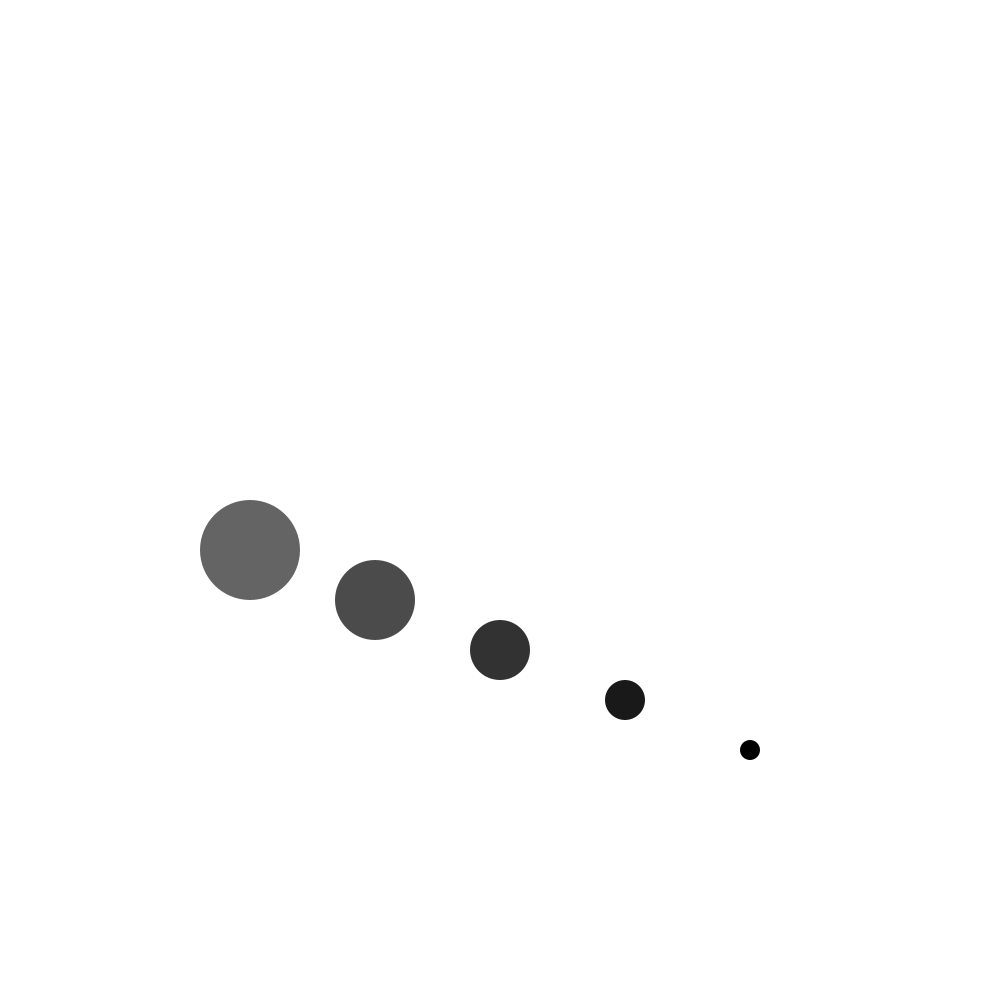
Frame 1 (no input)
Frame 60 (the mouse pressed at the canvas centre just before this capture): identical to frame 1, image omitted
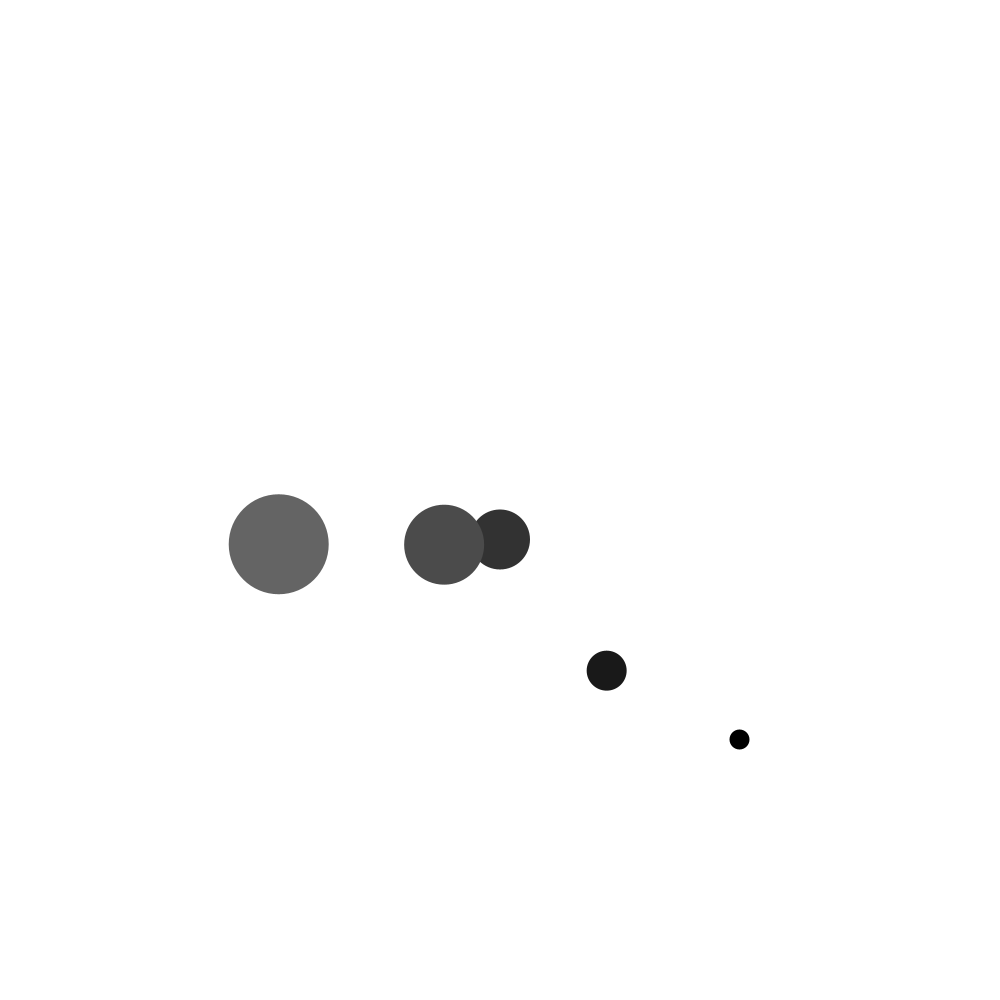
Frame 120 (the mouse held since frame 60 and released just before this capture)

The Processing sketch that drew these frames (run headless with seeded random() and noise(); from frame 60 on, the mouse is pressed at the canvas centre):

// Processing sketch: simpleGravity
// ── simpleGravity.pde
float[] objectA = {750, 750, 0, 0, 0, 0, 10, 0, 1};/* px, py, vx, vy, fx, fy, rad, col, mass */
float[] objectB = {625, 700, 0, 0, 0, 0, 20, 25, 4};
float[] objectC = {500, 650, 0, 0, 0, 0, 30, 50, 9};
float[] objectD = {375, 600, 0, 0, 0, 0, 40, 75, 16};
float[] objectE = {250, 550, 0, 0, 0, 0, 50, 100, 25};
int time = 0;
int delta = 0;

void setup() {
  size(1000, 1000);
  smooth();
  noStroke();
}
void draw() {
  background(255);
  delta = millis() - time;
  time = millis();
  physics(objectA);
  physics(objectB);
  physics(objectC);
  physics(objectD);
  physics(objectE);
}

// ── test1.pde
float damp = 0.8;
float gravity = 9.81;

void physics(float[] obj) {  /* px, py, vx, vy, ax, ay, rad, col */
  
  obj[4] = 0.0;
  obj[5] = 0.0;
  
  // apply gravity
  
  //obj[5] += gravity * delta / 1000;
  
  // mouse click

  if(mousePressed) {
    float distMouse = sqrt((mouseX - obj[0])*(mouseX - obj[0]) + (mouseY - obj[1])*(mouseY - obj[1]));
    float cosMouse = (mouseX - obj[0]) / distMouse;
    float sinMouse = (mouseY - obj[1]) / distMouse;
    obj[4] += cosMouse * (1000) / (distMouse * distMouse);
    obj[5] += sinMouse * (1000) / (distMouse * distMouse);
  }

  // apply forces
  
  obj[2] += obj[4];
  obj[3] += obj[5];
  obj[0] += obj[2];
  obj[1] += obj[3];

  // check bounds

  if (obj[0] < obj[6]) {
    obj[0] += 2 * (obj[6] - obj[0]);
    obj[2] = -damp * obj[2];
  }
  if (obj[0] > width - obj[6]) {
    obj[0] += 2 * (width - obj[6] - obj[0]);
    obj[2] = -damp * obj[2];
  }
    if (obj[1] < obj[6]) {
    obj[1] += 2 * (obj[6] - obj[1]);
    obj[3] = -damp * obj[3];
  }
  if (obj[1] > height - obj[6]) {
    obj[1] += 2 * (height - obj[6] - obj[1]);
    obj[3] = -damp * obj[3];
  }
  
  fill(obj[7]);
  ellipse(obj[0], obj[1], 2 * obj[6], 2 * obj[6]);
}
